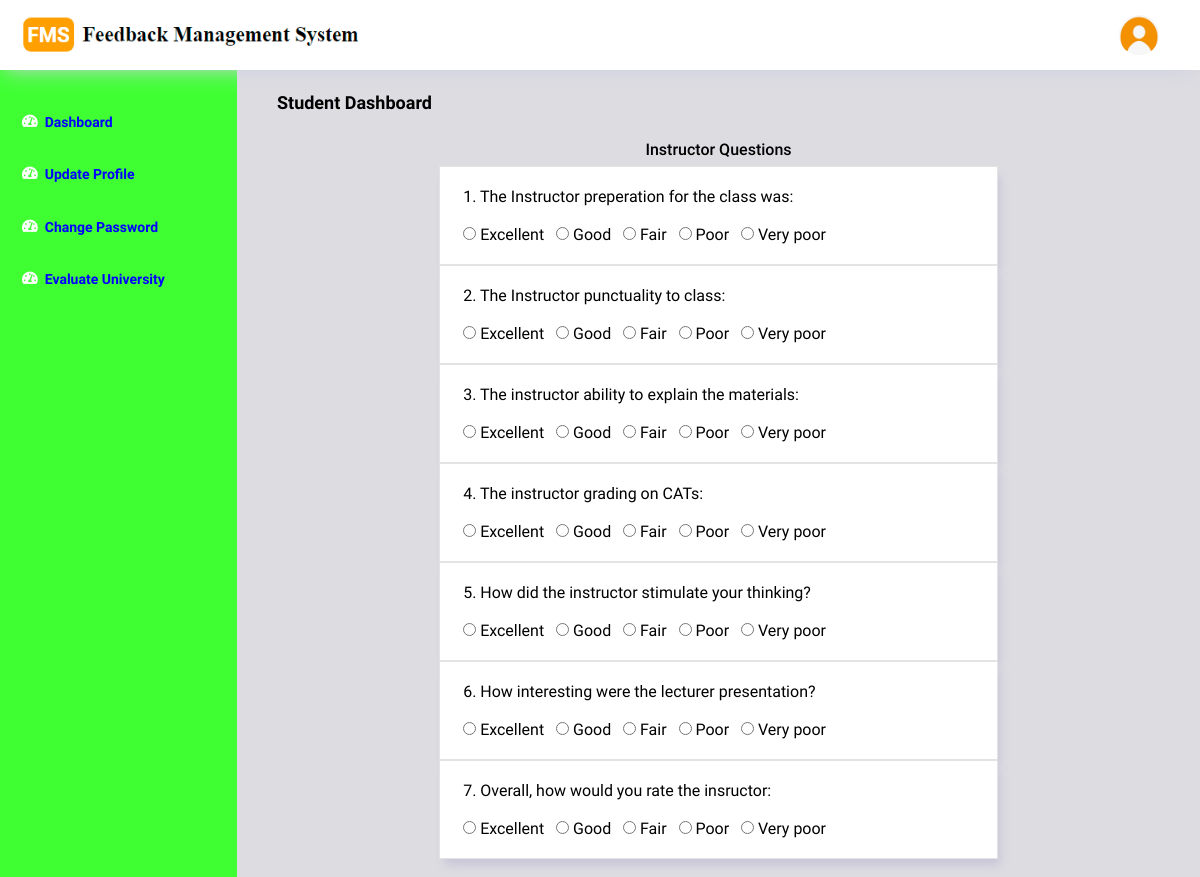
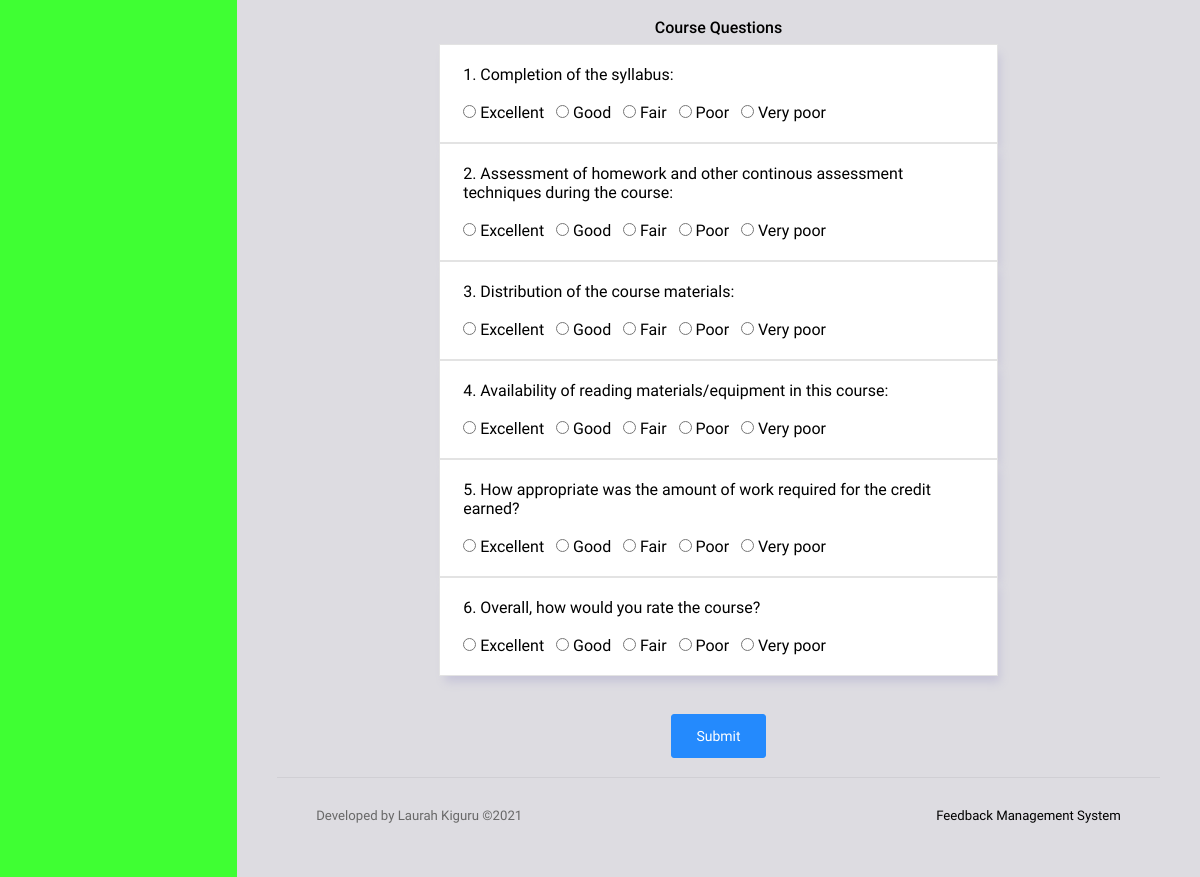
Screenshot of /evaluate.php (signed in) with the database file from the repository (2 pictures, top to bottom).
### tables this page shows
CREATE TABLE `instructors_questions` (
  `id` int(11) NOT NULL,
  `question` varchar(1000) NOT NULL,
  `excellent` int(11) NOT NULL DEFAULT '5',
  `good` int(11) NOT NULL DEFAULT '4',
  `fair` int(11) NOT NULL DEFAULT '3',
  `poor` int(11) NOT NULL DEFAULT '2',
  `very_poor` int(11) NOT NULL DEFAULT '1'
);

CREATE TABLE `course_questions` (
  `id` int(11) NOT NULL,
  `question` varchar(1000) NOT NULL,
  `excellent` int(11) NOT NULL DEFAULT '5',
  `good` int(11) NOT NULL DEFAULT '4',
  `fair` int(11) NOT NULL DEFAULT '3',
  `poor` int(11) NOT NULL DEFAULT '2',
  `very_poor` int(11) NOT NULL DEFAULT '1'
);

### evaluate.php (the view, shortened to what this page needs)
<?php
include ("includes/config.php");
?>
<!DOCTYPE html>
<html lang="en">
<head>
  <link rel="stylesheet" href="vendors/ti-icons/css/themify-icons.css">
  <link rel="stylesheet" href="vendors/base/vendor.bundle.base.css">
  <link rel="stylesheet" href="https://cdnjs.cloudflare.com/ajax/libs/font-awesome/5.15.2/css/all.min.css" />
  <link rel="stylesheet" href="css/style.css">
</head>
<body>
<?php include ("includes/header.php") ?>
<?php include ("includes/sidebar.php") ?>
      <div class="main-panel">
        <div class="content-wrapper">
          <div class="row">
            <div class="col-md-12 grid-margin">
              <div class="d-flex justify-content-between align-items-center">
                <div>
                  <h4 class="font-weight-bold mb-0">Student Dashboard</h4>
                </div>
              </div>
            </div>
          </div>
<div style="margin:auto;float:none" class="col-md-8">
  <form method="post">
  <center><h5>Instructor Questions</h5></center>
<?php
$result89=mysqli_query($conn,"SELECT * FROM  instructors_questions");
$i=0;
while ($rows50=mysqli_fetch_array($result89)){
$i++;
  ?>
<div  class="card">
  <div class="card-body">
<?php echo $i ?>. <?php echo $rows50['question'] ?><br><br>
<input name="score[<?php echo $rows50['id'] ?>]" type="radio" value="<?php echo $rows50['excellent'] ?>" required> Excellent &nbsp;
<input name="score[<?php echo $rows50['id'] ?>]" type="radio" value="<?php echo $rows50['good'] ?>"  required> Good &nbsp;
<input name="score[<?php echo $rows50['id'] ?>]" type="radio" value="<?php echo $rows50['fair'] ?>"  required> Fair &nbsp;
<input name="score[<?php echo $rows50['id'] ?>]" type="radio" value="<?php echo $rows50['poor'] ?>" required> Poor &nbsp;
<input name="score[<?php echo $rows50['id'] ?>]" type="radio" value="<?php echo $rows50['very_poor'] ?>"  required> Very poor
</div></div>
<?php } ?>
                        <br><br>
<center><h5>Course Questions</h5></center>
<?php
$result89=mysqli_query($conn,"SELECT * FROM  course_questions");
$i=0;
while ($rows50=mysqli_fetch_array($result89)){
$i++;
  ?>
<div  class="card">
<div class="card-body">
<?php echo $i ?>. <?php echo $rows50['question'] ?><br><br>
<input name="score1[<?php echo $rows50['id'] ?>]" type="radio" value="<?php echo $rows50['excellent'] ?>"  required> Excellent &nbsp;
<input name="score1[<?php echo $rows50['id'] ?>]" type="radio" value="<?php echo $rows50['good'] ?>"  required> Good &nbsp;
<input name="score1[<?php echo $rows50['id'] ?>]" type="radio" value="<?php echo $rows50['fair'] ?>"  required> Fair &nbsp;
<input name="score1[<?php echo $rows50['id'] ?>]" type="radio" value="<?php echo $rows50['poor'] ?>" required> Poor &nbsp;
<input name="score1[<?php echo $rows50['id'] ?>]" type="radio" value="<?php echo $rows50['very_poor'] ?>"  required> Very poor
</div></div>
<?php } ?>
                      </div>
<br><br>
<center><button name="submit" class="btn btn-primary"> Submit</button> </center><br>
        <?php include ("includes/footer.php") ?>
      </div>
    </div>
  </div>
</body>
</html>

### includes/header.php (shortened to what this page needs)
<div class="container-scroller"  !important">
  <nav class="navbar col-lg-12 col-12 p-0 fixed-top d-flex flex-row">
    <div  class="text-center navbar-brand-wrapper d-flex align-items-center justify-content-center">
      <a class="navbar-brand brand-logo mr-5" href="dashboard.php"><img src="images/logo1.png" class="mr-2 alt="logo"/></a>
    </div>
    <div class="navbar-menu-wrapper d-flex align-items-center justify-content-end">
      <ul class="navbar-nav navbar-nav-right">
        <li class="nav-item nav-profile dropdown">
          <a class="nav-link dropdown-toggle" href="#" data-toggle="dropdown" id="profileDropdown">
            <img src="images/icon.png" alt="profile"/>
          </a>
        </li>
      </ul>
    </div>
  </nav>

### includes/sidebar.php
<div class="container-fluid page-body-wrapper">
  <nav style="background-color:#3FFF33    !important"  class="sidebar sidebar-offcanvas" id="sidebar">
    <ul class="nav">
      <li class="nav-item">
        <a class="nav-link" href="dashboard.php">
          <i style="color:white"class="fas fa-tachometer-alt"></i>&nbsp;&nbsp;
          <span style="color:blue;font-weight:bold;" class="menu-title">Dashboard</span>
        </a>
      </li>
      <li class="nav-item">
        <a class="nav-link" href="update_profile.php">
          <i style="color:white"class="fas fa-tachometer-alt"></i>&nbsp;&nbsp;
          <span style="color:blue;font-weight:bold;" class="menu-title">Update Profile</span>
        </a>
      </li>
      <li class="nav-item">
        <a class="nav-link" href="change_password.php">
          <i style="color:white"class="fas fa-tachometer-alt"></i>&nbsp;&nbsp;
          <span style="color:blue;font-weight:bold;" class="menu-title">Change Password</span>
        </a>
      </li>
      <li class="nav-item">
        <a class="nav-link" href="evaluate_university.php">
          <i style="color:white"class="fas fa-tachometer-alt"></i>&nbsp;&nbsp;
          <span style="color:blue;font-weight:bold;" class="menu-title">Evaluate University</span>
        </a>
      </li>
    </ul>
  </nav>

### includes/footer.php
<footer class="footer">
  <div class="d-sm-flex justify-content-center justify-content-sm-between">
    <span class="text-muted d-block text-center text-sm-left d-sm-inline-block">Developed by Laurah Kiguru &copy;2021 </span>
    <span class="float-none float-sm-right d-block mt-1 mt-sm-0 text-center"> Feedback Management System</span>
  </div>
</footer>

### rows the page displays
instructors_questions: question "The Instructor preperation for the class was:"
instructors_questions: question "The Instructor punctuality to class:"
instructors_questions: question "The instructor ability to explain the materials:"
instructors_questions: question "The instructor grading on CATs:"
instructors_questions: question "How did the instructor stimulate your thinking?"
instructors_questions: question "How interesting were the lecturer presentation?"
instructors_questions: question "Overall, how would you rate the insructor:"
course_questions: question "Completion of the syllabus:"
course_questions: question "Assessment of homework and other continous assessment techniques during the course:"
course_questions: question "Distribution of the course materials:"
course_questions: question "Availability of reading materials/equipment in this course:"
course_questions: question "How appropriate was the amount of work required for the credit earned?"
course_questions: question "Overall, how would you rate the course?"
